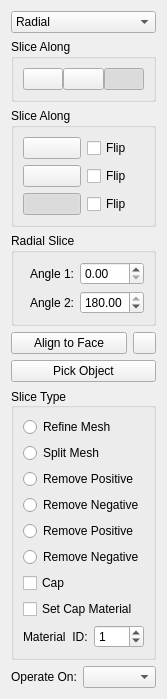
<?xml version="1.0" encoding="UTF-8"?>
<ui version="4.0">
 <class>SliceRollup</class>
 <widget class="QWidget" name="SliceRollup">
  <property name="geometry">
   <rect>
    <x>0</x>
    <y>0</y>
    <width>154</width>
    <height>669</height>
   </rect>
  </property>
  <property name="windowTitle">
   <string>Form</string>
  </property>
  <layout class="QGridLayout" name="gridLayout_3">
   <item row="5" column="0" colspan="3">
    <widget class="QPushButton" name="ReferenceObject">
     <property name="toolTip">
      <string>Select to pick a reference object from your scene</string>
     </property>
     <property name="text">
      <string>Pick Object</string>
     </property>
    </widget>
   </item>
   <item row="6" column="0" colspan="3">
    <widget class="QGroupBox" name="Slice_TypeGroup">
     <property name="toolTip">
      <string/>
     </property>
     <property name="title">
      <string>Slice Type</string>
     </property>
     <property name="alignment">
      <set>Qt::AlignLeading|Qt::AlignLeft|Qt::AlignVCenter</set>
     </property>
     <property name="flat">
      <bool>false</bool>
     </property>
     <layout class="QGridLayout" name="gridLayout">
      <item row="3" column="0">
       <widget class="QRadioButton" name="removeBottom_radio">
        <property name="toolTip">
         <string>Remove the negative portion of the mesh</string>
        </property>
        <property name="text">
         <string>Remove Negative</string>
        </property>
        <attribute name="buttonGroup">
         <string notr="true">Slice_Type</string>
        </attribute>
       </widget>
      </item>
      <item row="6" column="0">
       <widget class="QCheckBox" name="Cap">
        <property name="text">
         <string>Cap</string>
        </property>
       </widget>
      </item>
      <item row="1" column="0">
       <widget class="QRadioButton" name="splitMesh_radio">
        <property name="toolTip">
         <string>Split the the Mesh along the slicing plane, maintaining both sections</string>
        </property>
        <property name="text">
         <string>Split Mesh</string>
        </property>
        <attribute name="buttonGroup">
         <string notr="true">Slice_Type</string>
        </attribute>
       </widget>
      </item>
      <item row="2" column="0">
       <widget class="QRadioButton" name="removeTop_radio">
        <property name="toolTip">
         <string>Remove the positive portion of the mesh</string>
        </property>
        <property name="text">
         <string>Remove Positive</string>
        </property>
        <attribute name="buttonGroup">
         <string notr="true">Slice_Type</string>
        </attribute>
       </widget>
      </item>
      <item row="0" column="0">
       <widget class="QRadioButton" name="refineMesh_radio">
        <property name="toolTip">
         <string>Refine the mesh to include new vertices created by the slice</string>
        </property>
        <property name="text">
         <string>Refine Mesh</string>
        </property>
        <attribute name="buttonGroup">
         <string notr="true">Slice_Type</string>
        </attribute>
       </widget>
      </item>
      <item row="5" column="0">
       <widget class="QRadioButton" name="radial_removeBottom_radio">
        <property name="toolTip">
         <string>Remove the negative portion of the mesh</string>
        </property>
        <property name="text">
         <string>Remove Negative</string>
        </property>
        <attribute name="buttonGroup">
         <string notr="true">Radial_Type</string>
        </attribute>
       </widget>
      </item>
      <item row="8" column="0">
       <layout class="QHBoxLayout" name="horizontalLayout">
        <item>
         <widget class="QLabel" name="MaterialIDL">
          <property name="text">
           <string>Material  ID:</string>
          </property>
         </widget>
        </item>
        <item>
         <widget class="MaxSDK::QmaxSpinBox" name="MaterialID">
          <property name="value">
           <number>1</number>
          </property>
         </widget>
        </item>
       </layout>
      </item>
      <item row="4" column="0">
       <widget class="QRadioButton" name="radial_removeTop_radio">
        <property name="toolTip">
         <string>Remove the positive portion of the mesh</string>
        </property>
        <property name="text">
         <string>Remove Positive</string>
        </property>
        <attribute name="buttonGroup">
         <string notr="true">Radial_Type</string>
        </attribute>
       </widget>
      </item>
      <item row="7" column="0">
       <widget class="QCheckBox" name="SetMaterial">
        <property name="text">
         <string>Set Cap Material</string>
        </property>
       </widget>
      </item>
     </layout>
    </widget>
   </item>
   <item row="0" column="0" colspan="3">
    <widget class="QComboBox" name="SliceFormat">
     <property name="currentIndex">
      <number>1</number>
     </property>
     <item>
      <property name="text">
       <string>Planar</string>
      </property>
     </item>
     <item>
      <property name="text">
       <string>Radial</string>
      </property>
     </item>
    </widget>
   </item>
   <item row="4" column="0" colspan="2">
    <widget class="QPushButton" name="AlignToFace">
     <property name="toolTip">
      <string>Select a face that is used to align the gizmo</string>
     </property>
     <property name="text">
      <string>Align to Face</string>
     </property>
     <property name="checkable">
      <bool>true</bool>
     </property>
    </widget>
   </item>
   <item row="2" column="0" colspan="3">
    <widget class="QGroupBox" name="PlanarAxis_groupBox">
     <property name="title">
      <string>Slice Along</string>
     </property>
     <layout class="QGridLayout" name="gridLayout_6">
      <item row="2" column="0">
       <widget class="QPushButton" name="PlanarZ">
        <property name="sizePolicy">
         <sizepolicy hsizetype="Preferred" vsizetype="Fixed">
          <horstretch>0</horstretch>
          <verstretch>0</verstretch>
         </sizepolicy>
        </property>
        <property name="text">
         <string/>
        </property>
        <property name="icon">
         <iconset>
          <normaloff>../ICONS CATALOGUE/Dark/EditUVW/AlignToZ_48.png</normaloff>../ICONS CATALOGUE/Dark/EditUVW/AlignToZ_48.png</iconset>
        </property>
        <property name="checkable">
         <bool>true</bool>
        </property>
        <property name="checked">
         <bool>true</bool>
        </property>
       </widget>
      </item>
      <item row="0" column="0">
       <widget class="QPushButton" name="PlanarX">
        <property name="sizePolicy">
         <sizepolicy hsizetype="Preferred" vsizetype="Fixed">
          <horstretch>0</horstretch>
          <verstretch>0</verstretch>
         </sizepolicy>
        </property>
        <property name="text">
         <string/>
        </property>
        <property name="icon">
         <iconset>
          <normaloff>../ICONS CATALOGUE/Dark/EditUVW/AlignToX_48.png</normaloff>../ICONS CATALOGUE/Dark/EditUVW/AlignToX_48.png</iconset>
        </property>
        <property name="checkable">
         <bool>true</bool>
        </property>
       </widget>
      </item>
      <item row="1" column="0">
       <widget class="QPushButton" name="PlanarY">
        <property name="sizePolicy">
         <sizepolicy hsizetype="Preferred" vsizetype="Fixed">
          <horstretch>0</horstretch>
          <verstretch>0</verstretch>
         </sizepolicy>
        </property>
        <property name="text">
         <string/>
        </property>
        <property name="icon">
         <iconset>
          <normaloff>../ICONS CATALOGUE/Dark/EditUVW/AlignToY_48.png</normaloff>../ICONS CATALOGUE/Dark/EditUVW/AlignToY_48.png</iconset>
        </property>
        <property name="checkable">
         <bool>true</bool>
        </property>
       </widget>
      </item>
      <item row="1" column="1">
       <widget class="QCheckBox" name="PlanarFlipY">
        <property name="text">
         <string>Flip</string>
        </property>
       </widget>
      </item>
      <item row="2" column="1">
       <widget class="QCheckBox" name="PlanarFlipZ">
        <property name="text">
         <string>Flip</string>
        </property>
       </widget>
      </item>
      <item row="0" column="1">
       <widget class="QCheckBox" name="PlanarFlipX">
        <property name="text">
         <string>Flip</string>
        </property>
       </widget>
      </item>
     </layout>
    </widget>
   </item>
   <item row="4" column="2">
    <widget class="QPushButton" name="ResetTransform">
     <property name="sizePolicy">
      <sizepolicy hsizetype="Fixed" vsizetype="Fixed">
       <horstretch>0</horstretch>
       <verstretch>0</verstretch>
      </sizepolicy>
     </property>
     <property name="minimumSize">
      <size>
       <width>23</width>
       <height>0</height>
      </size>
     </property>
     <property name="maximumSize">
      <size>
       <width>23</width>
       <height>16777215</height>
      </size>
     </property>
     <property name="font">
      <font>
       <family>MS Shell Dlg 2</family>
      </font>
     </property>
     <property name="toolTip">
      <string>Reset Gizmo</string>
     </property>
     <property name="text">
      <string/>
     </property>
     <property name="icon">
      <iconset>
       <normaloff>../../../ICONS CATALOGUE/Dark/MaxScript/ParamWiring/Refresh_32.png</normaloff>../../../ICONS CATALOGUE/Dark/MaxScript/ParamWiring/Refresh_32.png</iconset>
     </property>
    </widget>
   </item>
   <item row="1" column="0" colspan="3">
    <widget class="QGroupBox" name="RadialAxis_groupBox">
     <property name="title">
      <string>Slice Along</string>
     </property>
     <layout class="QGridLayout" name="gridLayout_2">
      <item row="0" column="0" colspan="2">
       <layout class="QHBoxLayout" name="horizontalLayout_6">
        <property name="spacing">
         <number>0</number>
        </property>
        <item>
         <widget class="QPushButton" name="RadialX">
          <property name="sizePolicy">
           <sizepolicy hsizetype="Preferred" vsizetype="Fixed">
            <horstretch>0</horstretch>
            <verstretch>0</verstretch>
           </sizepolicy>
          </property>
          <property name="text">
           <string/>
          </property>
          <property name="icon">
           <iconset>
            <normaloff>../ICONS CATALOGUE/Dark/EditUVW/AlignToX_48.png</normaloff>../ICONS CATALOGUE/Dark/EditUVW/AlignToX_48.png</iconset>
          </property>
          <property name="checkable">
           <bool>true</bool>
          </property>
          <attribute name="buttonGroup">
           <string notr="true">RadialAxis</string>
          </attribute>
         </widget>
        </item>
        <item>
         <widget class="QPushButton" name="RadialY">
          <property name="sizePolicy">
           <sizepolicy hsizetype="Preferred" vsizetype="Fixed">
            <horstretch>0</horstretch>
            <verstretch>0</verstretch>
           </sizepolicy>
          </property>
          <property name="text">
           <string/>
          </property>
          <property name="icon">
           <iconset>
            <normaloff>../ICONS CATALOGUE/Dark/EditUVW/AlignToY_48.png</normaloff>../ICONS CATALOGUE/Dark/EditUVW/AlignToY_48.png</iconset>
          </property>
          <property name="checkable">
           <bool>true</bool>
          </property>
          <attribute name="buttonGroup">
           <string notr="true">RadialAxis</string>
          </attribute>
         </widget>
        </item>
        <item>
         <widget class="QPushButton" name="RadialZ">
          <property name="sizePolicy">
           <sizepolicy hsizetype="Preferred" vsizetype="Fixed">
            <horstretch>0</horstretch>
            <verstretch>0</verstretch>
           </sizepolicy>
          </property>
          <property name="text">
           <string/>
          </property>
          <property name="icon">
           <iconset>
            <normaloff>../ICONS CATALOGUE/Dark/EditUVW/AlignToZ_48.png</normaloff>../ICONS CATALOGUE/Dark/EditUVW/AlignToZ_48.png</iconset>
          </property>
          <property name="checkable">
           <bool>true</bool>
          </property>
          <property name="checked">
           <bool>true</bool>
          </property>
          <attribute name="buttonGroup">
           <string notr="true">RadialAxis</string>
          </attribute>
         </widget>
        </item>
       </layout>
      </item>
     </layout>
    </widget>
   </item>
   <item row="3" column="0" colspan="3">
    <widget class="QGroupBox" name="RadialSlice_groupBox">
     <property name="title">
      <string>Radial Slice</string>
     </property>
     <layout class="QGridLayout" name="gridLayout_5">
      <item row="0" column="0">
       <widget class="QLabel" name="MinL">
        <property name="layoutDirection">
         <enum>Qt::LeftToRight</enum>
        </property>
        <property name="text">
         <string>Angle 1:</string>
        </property>
        <property name="alignment">
         <set>Qt::AlignRight|Qt::AlignTrailing|Qt::AlignVCenter</set>
        </property>
       </widget>
      </item>
      <item row="0" column="1">
       <widget class="MaxSDK::QmaxDoubleSpinBox" name="Angle1">
        <property name="maximum">
         <double>180.000000000000000</double>
        </property>
       </widget>
      </item>
      <item row="1" column="0">
       <widget class="QLabel" name="MaxL">
        <property name="layoutDirection">
         <enum>Qt::LeftToRight</enum>
        </property>
        <property name="text">
         <string>Angle 2:</string>
        </property>
        <property name="alignment">
         <set>Qt::AlignRight|Qt::AlignTrailing|Qt::AlignVCenter</set>
        </property>
       </widget>
      </item>
      <item row="1" column="1">
       <widget class="MaxSDK::QmaxDoubleSpinBox" name="Angle2">
        <property name="maximum">
         <double>180.000000000000000</double>
        </property>
        <property name="value">
         <double>180.000000000000000</double>
        </property>
       </widget>
      </item>
     </layout>
    </widget>
   </item>
   <item row="7" column="0">
    <widget class="QLabel" name="OperateL">
     <property name="layoutDirection">
      <enum>Qt::LeftToRight</enum>
     </property>
     <property name="text">
      <string>Operate On:</string>
     </property>
     <property name="alignment">
      <set>Qt::AlignLeading|Qt::AlignLeft|Qt::AlignVCenter</set>
     </property>
    </widget>
   </item>
   <item row="7" column="1" colspan="2">
    <widget class="QComboBox" name="Faces___Polygons_Toggle">
     <property name="currentText">
      <string/>
     </property>
    </widget>
   </item>
  </layout>
 </widget>
 <customwidgets>
  <customwidget>
   <class>MaxSDK::QmaxSpinBox</class>
   <extends>QSpinBox</extends>
   <header location="global">Qt/QmaxSpinBox.h</header>
  </customwidget>
  <customwidget>
   <class>MaxSDK::QmaxDoubleSpinBox</class>
   <extends>QDoubleSpinBox</extends>
   <header location="global">Qt/QmaxSpinBox.h</header>
  </customwidget>
 </customwidgets>
 <tabstops>
  <tabstop>SliceFormat</tabstop>
  <tabstop>RadialX</tabstop>
  <tabstop>RadialY</tabstop>
  <tabstop>RadialZ</tabstop>
  <tabstop>PlanarX</tabstop>
  <tabstop>PlanarFlipX</tabstop>
  <tabstop>PlanarY</tabstop>
  <tabstop>PlanarFlipY</tabstop>
  <tabstop>PlanarZ</tabstop>
  <tabstop>PlanarFlipZ</tabstop>
  <tabstop>Angle1</tabstop>
  <tabstop>Angle2</tabstop>
  <tabstop>AlignToFace</tabstop>
  <tabstop>ResetTransform</tabstop>
  <tabstop>ReferenceObject</tabstop>
  <tabstop>refineMesh_radio</tabstop>
  <tabstop>splitMesh_radio</tabstop>
  <tabstop>removeTop_radio</tabstop>
  <tabstop>removeBottom_radio</tabstop>
  <tabstop>radial_removeTop_radio</tabstop>
  <tabstop>radial_removeBottom_radio</tabstop>
  <tabstop>Cap</tabstop>
  <tabstop>SetMaterial</tabstop>
  <tabstop>MaterialID</tabstop>
 </tabstops>
 <resources/>
 <connections/>
 <buttongroups>
  <buttongroup name="Slice_Type"/>
  <buttongroup name="RadialAxis"/>
  <buttongroup name="Radial_Type"/>
 </buttongroups>
</ui>
